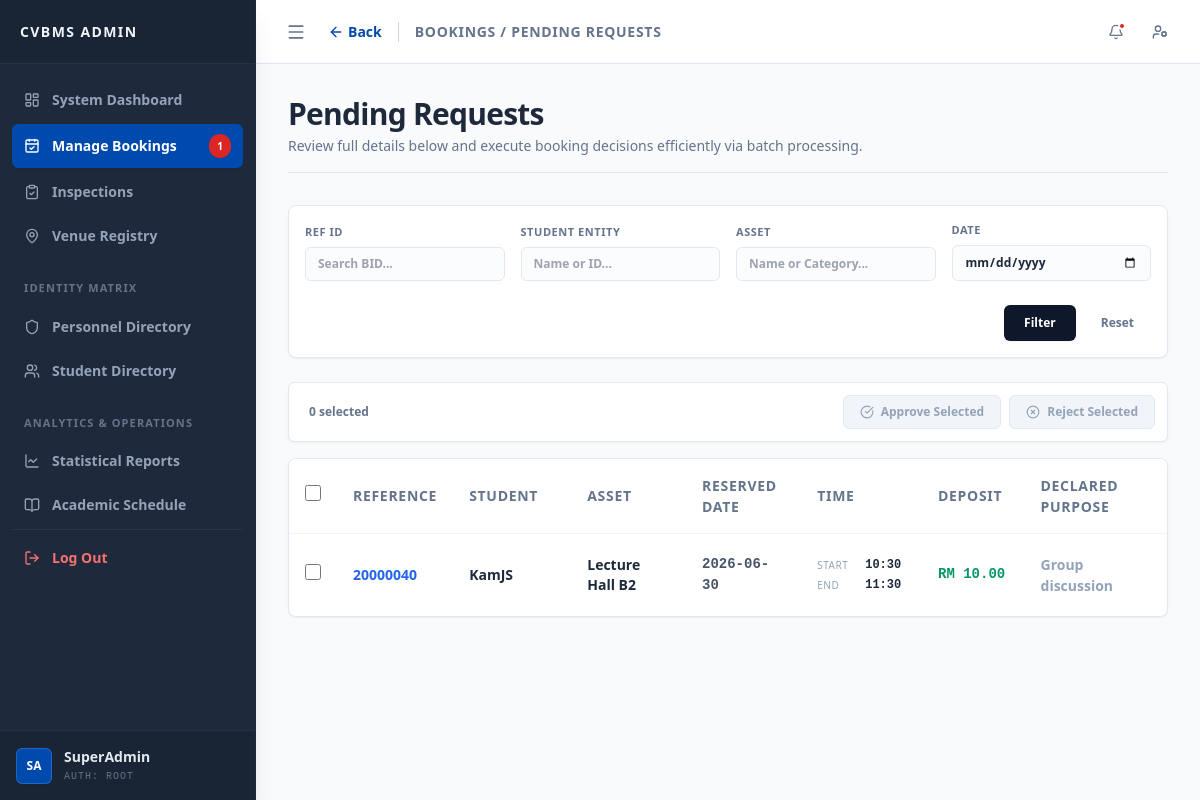
Before: /admin/pending_requests.php (signed in) with the older database file.
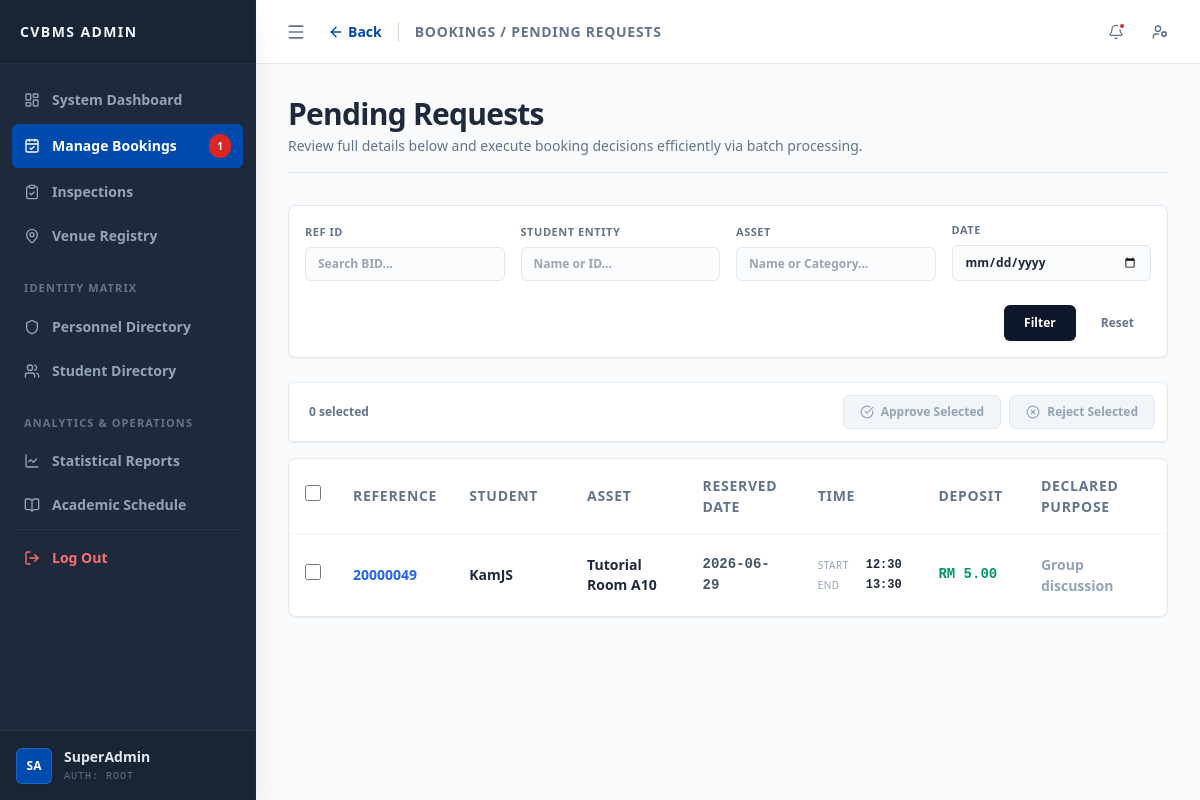
After: the same page with the newer database file.
### tables this page shows
CREATE TABLE `booking` (
  `bid` int(10) UNSIGNED NOT NULL,
  `uid` varchar(15) NOT NULL,
  `vid` varchar(10) NOT NULL,
  `date_booked` date NOT NULL,
  `time_start` time NOT NULL,
  `time_end` time NOT NULL,
  `status` enum('pending','approved','rejected','completed','cancelled') NOT NULL DEFAULT 'pending',
  `payment_status` enum('unpaid','paid','refunded') NOT NULL DEFAULT 'unpaid',
  `payment_method` varchar(30) DEFAULT NULL,
  `payment_due_at` datetime DEFAULT NULL,
  `cancelled_at` datetime DEFAULT NULL,
  `cancel_reason` varchar(255) DEFAULT NULL,
  `transaction_ref` varchar(50) DEFAULT NULL,
  `paid_at` datetime DEFAULT NULL,
  `purpose` varchar(100) NOT NULL,
  `aid` int(10) UNSIGNED DEFAULT NULL,
  `approve_date` datetime DEFAULT NULL,
  `created_at` timestamp NOT NULL DEFAULT current_timestamp()
);

CREATE TABLE `user` (
  `uid` varchar(15) NOT NULL,
  `username` varchar(50) NOT NULL,
  `email` varchar(100) NOT NULL,
  `password` varchar(255) NOT NULL,
  `phone_num` varchar(20) NOT NULL,
  `profile_pic` varchar(255) NOT NULL DEFAULT '',
  `outstanding_debt` decimal(10,2) UNSIGNED NOT NULL DEFAULT 0.00,
  `account_status` enum('active','restricted') NOT NULL DEFAULT 'active',
  `created_at` timestamp NOT NULL DEFAULT current_timestamp()
);

CREATE TABLE `venue` (
  `vid` varchar(10) NOT NULL,
  `vname` varchar(100) NOT NULL,
  `vcid` int(11) NOT NULL,
  `max_cap` int(10) UNSIGNED NOT NULL,
  `deposit` decimal(10,2) UNSIGNED NOT NULL,
  `status` enum('available','maintenance','closed') NOT NULL DEFAULT 'available',
  `description` text NOT NULL
);

### core/repositories/BookingRepository.php (called while the page is built, shortened)
<?php
class BookingRepository {
    private mysqli $conn;
    public function __construct(mysqli $conn) {
        $this->conn = $conn;
    }
    public function getPendingRequests(FilterBuilder $filterBuilder) {
        $sql = "SELECT
                    b.bid, b.date_booked, b.time_start, b.time_end, b.purpose, b.created_at,
                    u.uid AS student_id, u.username AS student_name, u.phone_num, u.email,
                    v.vname AS venue_name, v.deposit,
                    vc.category AS venue_category
                FROM booking b
                JOIN user u ON b.uid = u.uid
                JOIN venue v ON b.vid = v.vid
                JOIN vcategory vc ON v.vcid = vc.vcid
                WHERE b.status = 'pending'
                  AND b.payment_status = 'paid'
                  -- ∴ 核心防禦：錨定 terminal boundary (time_end)
                  AND (
                      b.date_booked > CURDATE()
                      OR
                      (b.date_booked = CURDATE() AND b.time_end > CURTIME())
                  )";
        $sql .= $filterBuilder->buildSqlWhere($this->conn);
        $sql .= " ORDER BY b.created_at ASC";
        return $this->conn->query($sql);
    }
}
?>

### core/components/datagrid.php (the view, shortened to what the changed rows need)
<?php
function render_datagrid(array $schema, $dataset) {
    $html = '<table class="custom-table w-full">';
    $html .= '<thead class="sticky top-0 z-10 bg-white"><tr>';
    if (!empty($schema['enable_checkbox'])) {
        $html .= '<th class="w-12 text-center"><input type="checkbox" id="selectAll" onclick="toggleAll(this)" class="w-4 h-4 rounded border-slate-300 text-[#004aad] focus:ring-[#004aad]"></th>';
    }
    foreach ($schema['columns'] as $col) {
        $width = isset($col['width']) ? 'class="' . $col['width'] . '"' : '';
        $html .= "<th {$width}>" . htmlspecialchars($col['label']) . "</th>";
    }
    $html .= '</tr></thead><tbody>';
    $has_data = false;
    if ($dataset instanceof mysqli_result) {
        $has_data = $dataset->num_rows > 0;
        $rows = $dataset;
    } elseif (is_array($dataset)) {
        $has_data = count($dataset) > 0;
        $rows = $dataset;
    }
    if ($has_data) {
        foreach ($rows as $row) {
            $html .= '<tr>';
            $row_attr = '';
    if (!empty($schema['row_action_url'])) {
        $url = str_replace('%s', $row[$schema['primary_key']], $schema['row_action_url']);
        $row_attr = 'ondblclick="window.location.href=\''.htmlspecialchars($url).'\'" class="hover:bg-slate-50 transition-colors cursor-pointer"';
    }
    $html .= '<tr '.$row_attr.'>';
            if (!empty($schema['enable_checkbox'])) {
                $primary_key = $schema['primary_key'] ?? 'id';
                $html .= '<td class="text-center"><input type="checkbox" name="'.$schema['checkbox_name'].'[]" value="'.$row[$primary_key].'" onclick="updateButtonStates()" class="row-cb w-4 h-4 rounded border-slate-300 text-[#004aad] focus:ring-[#004aad]"></td>';
            }
            foreach ($schema['columns'] as $col) {
                $html .= '<td>';
                $col_key = $col['key'] ?? null;
                $val = ($col_key !== null && isset($row[$col_key])) ? $row[$col_key] : '';
                switch ($col['type']) {
                    case 'text_bold':
                        $html .= '<span class="font-semibold text-slate-800 text-sm block">' . htmlspecialchars($val) . '</span>';
                        break;
                    case 'link':
                        $url = str_replace('%s', urlencode($val), $col['url_format']);
                        $html .= '<a href="' . htmlspecialchars($url) . '" class="td-text-mono">' . htmlspecialchars($val) . '</a>';
                        break;
                    case 'time_range':
                        $start = isset($row[$col['start_key']]) ? date('H:i', strtotime($row[$col['start_key']])) : 'N/A';
                        $end = isset($row[$col['end_key']]) ? date('H:i', strtotime($row[$col['end_key']])) : 'N/A';
                        $html .= '<div class="td-text-mono flex flex-col space-y-1 text-xs text-slate-700 font-semibold">';
                        $html .= '  <div class="flex items-center">';
                        $html .= '    <span class="text-slate-400 font-normal uppercase tracking-wider text-[10px] w-12 block shrink-0">Start</span>';
                        $html .= '    <span class="font-mono text-slate-800">' . $start . '</span>';
                        $html .= '  </div>';
                        $html .= '  <div class="flex items-center">';
                        $html .= '    <span class="text-slate-400 font-normal uppercase tracking-wider text-[10px] w-12 block shrink-0">End</span>';
                        $html .= '    <span class="font-mono text-slate-800">' . $end . '</span>';
                        $html .= '  </div>';
                        $html .= '</div>';
                        break;
                    case 'text_muted_mono':
                        $prefix = $col['prefix'] ?? '';
                        $html .= '<span class="td-text-mono text-slate-400">' . htmlspecialchars($prefix . $val) . '</span>';
                        break;
                    case 'text_mono':
                        $html .= '<span class="td-text-mono font-mono text-slate-600">' . htmlspecialchars($val) . '</span>';
                        break;
                    case 'currency':
                        $prefix = $col['prefix'] ?? '';
                        $formatted = number_format((float)$val, 2);
                        $html .= '<span class="td-text-mono font-mono text-emerald-600 font-bold">' . htmlspecialchars($prefix . $formatted) . '</span>';
                        break;
                }
                $html .= '</td>';
            }
            $html .= '</tr>';
        }
    } else {
        $colspan = count($schema['columns']) + (!empty($schema['enable_checkbox']) ? 1 : 0);
        $html .= '<tr><td colspan="'.$colspan.'" class="py-16 text-center text-slate-500 border-none hover:bg-transparent cursor-default"><span class="text-sm font-medium tracking-wide">No records found.</span></td></tr>';
    }
    $html .= '</tbody></table>';
    return $html;
}
?>

### core/components/FilterBuilder.php (shortened to what the changed rows need)
<?php
class FilterBuilder {
    private array $fields = [];
    private string $action_url;
    private string $form_id;
    private bool $show_submit_btn;
    private array $layout_config = [
        'container_class' => 'mb-6 bg-white border border-slate-200 rounded-lg p-4 shadow-sm shrink-0',
        'form_class'      => 'grid grid-cols-1 sm:grid-cols-2 md:grid-cols-4 gap-4 items-end',
        'label_class'     => 'block text-[11px] font-bold text-slate-500 uppercase tracking-wider mb-1.5',
        'input_class'     => 'w-full border border-slate-200 rounded-md px-3 py-2 text-xs font-semibold focus:outline-none focus:border-[#004aad] transition-colors bg-slate-50/50 focus:bg-white',
        'select_class'    => 'w-full border border-slate-200 rounded-md px-3 py-2 text-xs font-bold text-slate-700 focus:outline-none focus:border-[#004aad] cursor-pointer bg-slate-50/50 transition-colors',
        'btn_container'   => 'col-span-full flex space-x-2 justify-end mt-2',
        'btn_submit'      => 'px-5 py-2 bg-slate-900 text-white text-xs font-bold rounded-md hover:bg-slate-800 transition shadow-sm h-[36px]',
        'btn_reset'       => 'px-4 py-2 bg-transparent text-slate-500 text-xs font-bold rounded-md hover:bg-slate-100 transition border border-transparent flex items-center h-[36px]'
    ];
    public function __construct(string $action_url, bool $show_submit_btn = true, string $form_id = 'filterForm') {
        $this->action_url = $action_url;
        $this->show_submit_btn = $show_submit_btn;
        $this->form_id = $form_id;
    }
    public function addField(string $type, string $name, string $label, array $options = [], string $placeholder = '', string $db_column = '', string $operator = '=', bool $auto_submit = false): self {
        $value = isset($_GET[$name]) ? trim($_GET[$name]) : '';
        $this->fields[] = [
            'type' => $type, 'name' => $name, 'label' => $label,
            'options' => $options, 'placeholder' => $placeholder,
            'db_column' => $db_column, 'operator' => $operator,
            'value' => $value, 'auto_submit' => $auto_submit
        ];
        return $this;
    }
    public function buildSqlWhere(mysqli $conn): string {
        $sql = "";
        return $sql;
    }
    public function render(): string {
        $html = '<div class="' . $this->layout_config['container_class'] . '">';
        $html .= '<form method="GET" action="' . htmlspecialchars($this->action_url) . '" id="' . htmlspecialchars($this->form_id) . '" class="' . $this->layout_config['form_class'] . '">';
        foreach ($this->fields as $field) {
            $name = htmlspecialchars($field['name']);
            $value = htmlspecialchars($field['value']);
            $placeholder = htmlspecialchars($field['placeholder']);
            $html .= '<div class="flex flex-col">';
            $html .= '<label class="' . $this->layout_config['label_class'] . '">' . htmlspecialchars($field['label']) . '</label>';
            switch ($field['type']) {
                case 'text':
                case 'date':
                case 'number':
                    $html .= '<input type="'.$field['type'].'" name="'.$name.'" value="'.$value.'" placeholder="'.$placeholder.'" class="'.$this->layout_config['input_class'].'">';
                    break;
            }
            $html .= '</div>';
        }
        $html .= '<div class="' . $this->layout_config['btn_container'] . '">';
        if ($this->show_submit_btn) {
            $html .= '<button type="submit" class="' . $this->layout_config['btn_submit'] . '">Filter</button>';
        }
        $html .= '<a href="' . htmlspecialchars($this->action_url) . '" class="' . $this->layout_config['btn_reset'] . '">Reset</a>';
        $html .= '</div>';
        $html .= '</form></div>';
        return $html;
    }
}
?>

Changed rows visible on the page:
no longer on this page (row edited): booking: bid "20000040", uid.username "KamJS", vid.vname "Lecture Hall B2", date_booked "2026-06-30", time_start "10:30", time_end "11:30", vid.deposit "RM 10.00", purpose "Group discussion"
added booking: bid "20000049", uid.username "KamJS", vid.vname "Tutorial Room A10", date_booked "2026-06-29", time_start "12:30", time_end "13:30", vid.deposit "RM 5.00", purpose "Group discussion"
